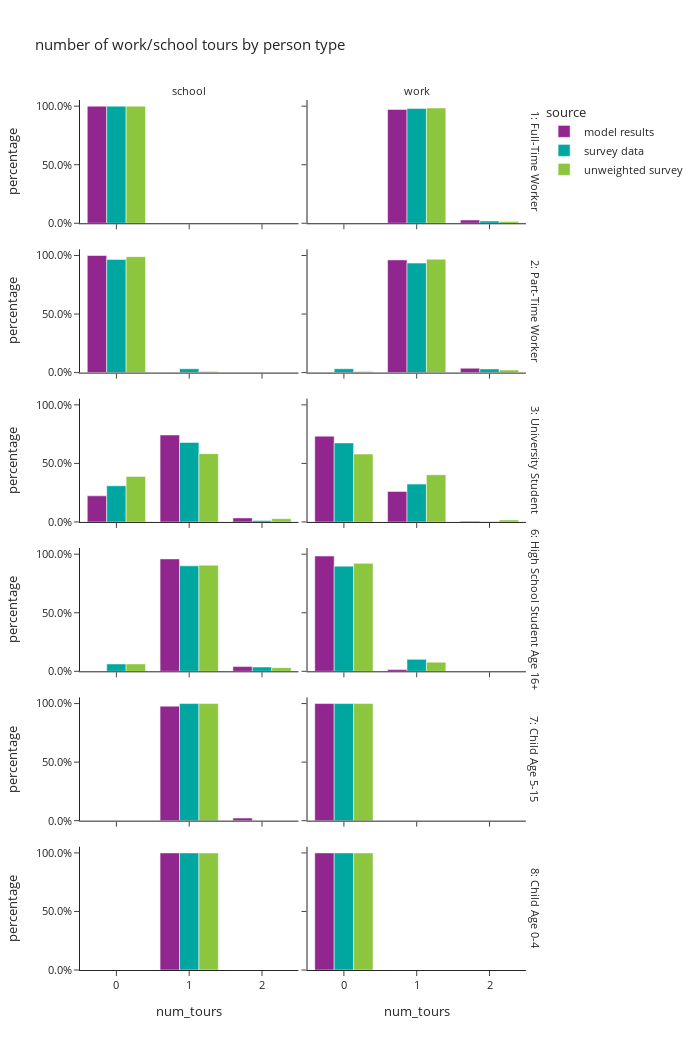

The code cell stored with this chart in its notebook:
### Code cell
# number of mandatory tours
df_plot = m_tour_data[['person_id','source','ptype_label','tour_type','tour_id','hh_weight_2017_2019']].groupby(['person_id','source','ptype_label','tour_type','hh_weight_2017_2019']).count().reset_index()

pivoted = df_plot.pivot(index=['person_id','source','ptype_label','hh_weight_2017_2019'], columns="tour_type", values="tour_id").fillna(0).reset_index()
df_plot = pivoted.melt(id_vars=['person_id','source','ptype_label','hh_weight_2017_2019'], var_name="tour_type")

df_plot['num_tours'] = df_plot['value']
df_plot['ws_weight'] = df_plot['hh_weight_2017_2019']
df_plot = df_plot.groupby(['source','ptype_label','tour_type','num_tours'])['ws_weight'].sum().reset_index()
df_plot = df_plot.merge(df_ptype_count, how='left', on=['source','ptype_label'])
df_plot['percentage'] = df_plot['ws_weight']/df_plot['hh_weight_2017_2019']

fig = px.bar(df_plot, x="num_tours", y="percentage", color="source",barmode="group",
             facet_row="ptype_label",facet_col="tour_type",
             title="number of work/school tours by person type")
fig.for_each_annotation(lambda a: a.update(text=a.text.split("=")[-1]))
fig.update_layout(height=1050, width=700)
fig.update_yaxes(tickformat=".1%")
fig.show()

### Figure 1 — Plotly figure (JSON) as saved in the notebook; plotly's stock layout.template omitted (floating-point values rounded to 4 significant figures)
{"data": [{"alignmentgroup": "True", "hovertemplate": "source=model results<br>ptype_label=1: Full-Time Worker<br>tour_type=school<br>num_tours=%{x}<br>percentage=%{y}<extra></extra>", "legendgroup": "model results", "marker": {"color": "#91268F", "pattern": {"shape": ""}}, "name": "model results", "offsetgroup": "model results", "orientation": "v", "showlegend": true, "textposition": "auto", "type": "bar", "x": [0.0], "xaxis": "x11", "y": [1.0], "yaxis": "y11"}, {"alignmentgroup": "True", "hovertemplate": "source=model results<br>ptype_label=1: Full-Time Worker<br>tour_type=work<br>num_tours=%{x}<br>percentage=%{y}<extra></extra>", "legendgroup": "model results", "marker": {"color": "#91268F", "pattern": {"shape": ""}}, "name": "model results", "offsetgroup": "model results", "orientation": "v", "showlegend": false, "textposition": "auto", "type": "bar", "x": [1.0, 2.0], "xaxis": "x12", "y": [0.9721, 0.02788], "yaxis": "y12"}, {"alignmentgroup": "True", "hovertemplate": "source=model results<br>ptype_label=2: Part-Time Worker<br>tour_type=school<br>num_tours=%{x}<br>percentage=%{y}<extra></extra>", "legendgroup": "model results", "marker": {"color": "#91268F", "pattern": {"shape": ""}}, "name": "model results", "offsetgroup": "model results", "orientation": "v", "showlegend": false, "textposition": "auto", "type": "bar", "x": [0.0], "xaxis": "x9", "y": [1.0], "yaxis": "y9"}, {"alignmentgroup": "True", "hovertemplate": "source=model results<br>ptype_label=2: Part-Time Worker<br>tour_type=work<br>num_tours=%{x}<br>percentage=%{y}<extra></extra>", "legendgroup": "model results", "marker": {"color": "#91268F", "pattern": {"shape": ""}}, "name": "model results", "offsetgroup": "model results", "orientation": "v", "showlegend": false, "textposition": "auto", "type": "bar", "x": [1.0, 2.0], "xaxis": "x10", "y": [0.9626, 0.03741], "yaxis": "y10"}, {"alignmentgroup": "True", "hovertemplate": "source=model results<br>ptype_label=3: University Student<br>tour_type=school<br>num_tours=%{x}<br>percentage=%{y}<extra></extra>", "legendgroup": "model results", "marker": {"color": "#91268F", "pattern": {"shape": ""}}, "name": "model results", "offsetgroup": "model results", "orientation": "v", "showlegend": false, "textposition": "auto", "type": "bar", "x": [0.0, 1.0, 2.0], "xaxis": "x7", "y": [0.2229, 0.7426, 0.03453], "yaxis": "y7"}, {"alignmentgroup": "True", "hovertemplate": "source=model results<br>ptype_label=3: University Student<br>tour_type=work<br>num_tours=%{x}<br>percentage=%{y}<extra></extra>", "legendgroup": "model results", "marker": {"color": "#91268F", "pattern": {"shape": ""}}, "name": "model results", "offsetgroup": "model results", "orientation": "v", "showlegend": false, "textposition": "auto", "type": "bar", "x": [0.0, 1.0, 2.0], "xaxis": "x8", "y": [0.7326, 0.261, 0.006395], "yaxis": "y8"}, {"alignmentgroup": "True", "hovertemplate": "source=model results<br>ptype_label=6: High School Student Age 16+<br>tour_type=school<br>num_tours=%{x}<br>percentage=%{y}<extra></extra>", "legendgroup": "model results", "marker": {"color": "#91268F", "pattern": {"shape": ""}}, "name": "model results", "offsetgroup": "model results", "orientation": "v", "showlegend": false, "textposition": "auto", "type": "bar", "x": [1.0, 2.0], "xaxis": "x5", "y": [0.96, 0.04005], "yaxis": "y5"}, {"alignmentgroup": "True", "hovertemplate": "source=model results<br>ptype_label=6: High School Student Age 16+<br>tour_type=work<br>num_tours=%{x}<br>percentage=%{y}<extra></extra>", "legendgroup": "model results", "marker": {"color": "#91268F", "pattern": {"shape": ""}}, "name": "model results", "offsetgroup": "model results", "orientation": "v", "showlegend": false, "textposition": "auto", "type": "bar", "x": [0.0, 1.0], "xaxis": "x6", "y": [0.9842, 0.01579], "yaxis": "y6"}, {"alignmentgroup": "True", "hovertemplate": "source=model results<br>ptype_label=7: Child Age 5-15<br>tour_type=school<br>num_tours=%{x}<br>percentage=%{y}<extra></extra>", "legendgroup": "model results", "marker": {"color": "#91268F", "pattern": {"shape": ""}}, "name": "model results", "offsetgroup": "model results", "orientation": "v", "showlegend": false, "textposition": "auto", "type": "bar", "x": [1.0, 2.0], "xaxis": "x3", "y": [0.9779, 0.02209], "yaxis": "y3"}, {"alignmentgroup": "True", "hovertemplate": "source=model results<br>ptype_label=7: Child Age 5-15<br>tour_type=work<br>num_tours=%{x}<br>percentage=%{y}<extra></extra>", "legendgroup": "model results", "marker": {"color": "#91268F", "pattern": {"shape": ""}}, "name": "model results", "offsetgroup": "model results", "orientation": "v", "showlegend": false, "textposition": "auto", "type": "bar", "x": [0.0], "xaxis": "x4", "y": [1.0], "yaxis": "y4"}, {"alignmentgroup": "True", "hovertemplate": "source=model results<br>ptype_label=8: Child Age 0-4<br>tour_type=school<br>num_tours=%{x}<br>percentage=%{y}<extra></extra>", "legendgroup": "model results", "marker": {"color": "#91268F", "pattern": {"shape": ""}}, "name": "model results", "offsetgroup": "model results", "orientation": "v", "showlegend": false, "textposition": "auto", "type": "bar", "x": [1.0], "xaxis": "x", "y": [1.0], "yaxis": "y"}, {"alignmentgroup": "True", "hovertemplate": "source=model results<br>ptype_label=8: Child Age 0-4<br>tour_type=work<br>num_tours=%{x}<br>percentage=%{y}<extra></extra>", "legendgroup": "model results", "marker": {"color": "#91268F", "pattern": {"shape": ""}}, "name": "model results", "offsetgroup": "model results", "orientation": "v", "showlegend": false, "textposition": "auto", "type": "bar", "x": [0.0], "xaxis": "x2", "y": [1.0], "yaxis": "y2"}, {"alignmentgroup": "True", "hovertemplate": "source=survey data<br>ptype_label=1: Full-Time Worker<br>tour_type=school<br>num_tours=%{x}<br>percentage=%{y}<extra></extra>", "legendgroup": "survey data", "marker": {"color": "#00A7A0", "pattern": {"shape": ""}}, "name": "survey data", "offsetgroup": "survey data", "orientation": "v", "showlegend": true, "textposition": "auto", "type": "bar", "x": [0.0, 1.0], "xaxis": "x11", "y": [1.0, 2.659e-05], "yaxis": "y11"}, {"alignmentgroup": "True", "hovertemplate": "source=survey data<br>ptype_label=1: Full-Time Worker<br>tour_type=work<br>num_tours=%{x}<br>percentage=%{y}<extra></extra>", "legendgroup": "survey data", "marker": {"color": "#00A7A0", "pattern": {"shape": ""}}, "name": "survey data", "offsetgroup": "survey data", "orientation": "v", "showlegend": false, "textposition": "auto", "type": "bar", "x": [1.0, 2.0], "xaxis": "x12", "y": [0.9804, 0.01957], "yaxis": "y12"}, {"alignmentgroup": "True", "hovertemplate": "source=survey data<br>ptype_label=2: Part-Time Worker<br>tour_type=school<br>num_tours=%{x}<br>percentage=%{y}<extra></extra>", "legendgroup": "survey data", "marker": {"color": "#00A7A0", "pattern": {"shape": ""}}, "name": "survey data", "offsetgroup": "survey data", "orientation": "v", "showlegend": false, "textposition": "auto", "type": "bar", "x": [0.0, 1.0], "xaxis": "x9", "y": [0.9669, 0.03307], "yaxis": "y9"}, {"alignmentgroup": "True", "hovertemplate": "source=survey data<br>ptype_label=2: Part-Time Worker<br>tour_type=work<br>num_tours=%{x}<br>percentage=%{y}<extra></extra>", "legendgroup": "survey data", "marker": {"color": "#00A7A0", "pattern": {"shape": ""}}, "name": "survey data", "offsetgroup": "survey data", "orientation": "v", "showlegend": false, "textposition": "auto", "type": "bar", "x": [0.0, 1.0, 2.0], "xaxis": "x10", "y": [0.03307, 0.9353, 0.03158], "yaxis": "y10"}, {"alignmentgroup": "True", "hovertemplate": "source=survey data<br>ptype_label=3: University Student<br>tour_type=school<br>num_tours=%{x}<br>percentage=%{y}<extra></extra>", "legendgroup": "survey data", "marker": {"color": "#00A7A0", "pattern": {"shape": ""}}, "name": "survey data", "offsetgroup": "survey data", "orientation": "v", "showlegend": false, "textposition": "auto", "type": "bar", "x": [0.0, 1.0, 2.0], "xaxis": "x7", "y": [0.3092, 0.6789, 0.01195], "yaxis": "y7"}, {"alignmentgroup": "True", "hovertemplate": "source=survey data<br>ptype_label=3: University Student<br>tour_type=work<br>num_tours=%{x}<br>percentage=%{y}<extra></extra>", "legendgroup": "survey data", "marker": {"color": "#00A7A0", "pattern": {"shape": ""}}, "name": "survey data", "offsetgroup": "survey data", "orientation": "v", "showlegend": false, "textposition": "auto", "type": "bar", "x": [0.0, 1.0, 2.0], "xaxis": "x8", "y": [0.6753, 0.3232, 0.001513], "yaxis": "y8"}, {"alignmentgroup": "True", "hovertemplate": "source=survey data<br>ptype_label=6: High School Student Age 16+<br>tour_type=school<br>num_tours=%{x}<br>percentage=%{y}<extra></extra>", "legendgroup": "survey data", "marker": {"color": "#00A7A0", "pattern": {"shape": ""}}, "name": "survey data", "offsetgroup": "survey data", "orientation": "v", "showlegend": false, "textposition": "auto", "type": "bar", "x": [0.0, 1.0, 2.0], "xaxis": "x5", "y": [0.06264, 0.9006, 0.03675], "yaxis": "y5"}, {"alignmentgroup": "True", "hovertemplate": "source=survey data<br>ptype_label=6: High School Student Age 16+<br>tour_type=work<br>num_tours=%{x}<br>percentage=%{y}<extra></extra>", "legendgroup": "survey data", "marker": {"color": "#00A7A0", "pattern": {"shape": ""}}, "name": "survey data", "offsetgroup": "survey data", "orientation": "v", "showlegend": false, "textposition": "auto", "type": "bar", "x": [0.0, 1.0], "xaxis": "x6", "y": [0.898, 0.102], "yaxis": "y6"}, {"alignmentgroup": "True", "hovertemplate": "source=survey data<br>ptype_label=7: Child Age 5-15<br>tour_type=school<br>num_tours=%{x}<br>percentage=%{y}<extra></extra>", "legendgroup": "survey data", "marker": {"color": "#00A7A0", "pattern": {"shape": ""}}, "name": "survey data", "offsetgroup": "survey data", "orientation": "v", "showlegend": false, "textposition": "auto", "type": "bar", "x": [1.0], "xaxis": "x3", "y": [1.0], "yaxis": "y3"}, {"alignmentgroup": "True", "hovertemplate": "source=survey data<br>ptype_label=7: Child Age 5-15<br>tour_type=work<br>num_tours=%{x}<br>percentage=%{y}<extra></extra>", "legendgroup": "survey data", "marker": {"color": "#00A7A0", "pattern": {"shape": ""}}, "name": "survey data", "offsetgroup": "survey data", "orientation": "v", "showlegend": false, "textposition": "auto", "type": "bar", "x": [0.0], "xaxis": "x4", "y": [1.0], "yaxis": "y4"}, {"alignmentgroup": "True", "hovertemplate": "source=survey data<br>ptype_label=8: Child Age 0-4<br>tour_type=school<br>num_tours=%{x}<br>percentage=%{y}<extra></extra>", "legendgroup": "survey data", "marker": {"color": "#00A7A0", "pattern": {"shape": ""}}, "name": "survey data", "offsetgroup": "survey data", "orientation": "v", "showlegend": false, "textposition": "auto", "type": "bar", "x": [1.0], "xaxis": "x", "y": [1.0], "yaxis": "y"}, {"alignmentgroup": "True", "hovertemplate": "source=survey data<br>ptype_label=8: Child Age 0-4<br>tour_type=work<br>num_tours=%{x}<br>percentage=%{y}<extra></extra>", "legendgroup": "survey data", "marker": {"color": "#00A7A0", "pattern": {"shape": ""}}, "name": "survey data", "offsetgroup": "survey data", "orientation": "v", "showlegend": false, "textposition": "auto", "type": "bar", "x": [0.0], "xaxis": "x2", "y": [1.0], "yaxis": "y2"}, {"alignmentgroup": "True", "hovertemplate": "source=unweighted survey<br>ptype_label=1: Full-Time Worker<br>tour_type=school<br>num_tours=%{x}<br>percentage=%{y}<extra></extra>", "legendgroup": "unweighted survey", "marker": {"color": "#8CC63E", "pattern": {"shape": ""}}, "name": "unweighted survey", "offsetgroup": "unweighted survey", "orientation": "v", "showlegend": true, "textposition": "auto", "type": "bar", "x": [0.0, 1.0], "xaxis": "x11", "y": [0.9997, 0.0003003], "yaxis": "y11"}, {"alignmentgroup": "True", "hovertemplate": "source=unweighted survey<br>ptype_label=1: Full-Time Worker<br>tour_type=work<br>num_tours=%{x}<br>percentage=%{y}<extra></extra>", "legendgroup": "unweighted survey", "marker": {"color": "#8CC63E", "pattern": {"shape": ""}}, "name": "unweighted survey", "offsetgroup": "unweighted survey", "orientation": "v", "showlegend": false, "textposition": "auto", "type": "bar", "x": [1.0, 2.0], "xaxis": "x12", "y": [0.9844, 0.01562], "yaxis": "y12"}, {"alignmentgroup": "True", "hovertemplate": "source=unweighted survey<br>ptype_label=2: Part-Time Worker<br>tour_type=school<br>num_tours=%{x}<br>percentage=%{y}<extra></extra>", "legendgroup": "unweighted survey", "marker": {"color": "#8CC63E", "pattern": {"shape": ""}}, "name": "unweighted survey", "offsetgroup": "unweighted survey", "orientation": "v", "showlegend": false, "textposition": "auto", "type": "bar", "x": [0.0, 1.0], "xaxis": "x9", "y": [0.9899, 0.01008], "yaxis": "y9"}, {"alignmentgroup": "True", "hovertemplate": "source=unweighted survey<br>ptype_label=2: Part-Time Worker<br>tour_type=work<br>num_tours=%{x}<br>percentage=%{y}<extra></extra>", "legendgroup": "unweighted survey", "marker": {"color": "#8CC63E", "pattern": {"shape": ""}}, "name": "unweighted survey", "offsetgroup": "unweighted survey", "orientation": "v", "showlegend": false, "textposition": "auto", "type": "bar", "x": [0.0, 1.0, 2.0], "xaxis": "x10", "y": [0.01008, 0.9677, 0.02218], "yaxis": "y10"}, {"alignmentgroup": "True", "hovertemplate": "source=unweighted survey<br>ptype_label=3: University Student<br>tour_type=school<br>num_tours=%{x}<br>percentage=%{y}<extra></extra>", "legendgroup": "unweighted survey", "marker": {"color": "#8CC63E", "pattern": {"shape": ""}}, "name": "unweighted survey", "offsetgroup": "unweighted survey", "orientation": "v", "showlegend": false, "textposition": "auto", "type": "bar", "x": [0.0, 1.0, 2.0], "xaxis": "x7", "y": [0.3889, 0.5833, 0.02778], "yaxis": "y7"}, {"alignmentgroup": "True", "hovertemplate": "source=unweighted survey<br>ptype_label=3: University Student<br>tour_type=work<br>num_tours=%{x}<br>percentage=%{y}<extra></extra>", "legendgroup": "unweighted survey", "marker": {"color": "#8CC63E", "pattern": {"shape": ""}}, "name": "unweighted survey", "offsetgroup": "unweighted survey", "orientation": "v", "showlegend": false, "textposition": "auto", "type": "bar", "x": [0.0, 1.0, 2.0], "xaxis": "x8", "y": [0.5799, 0.4028, 0.01736], "yaxis": "y8"}, {"alignmentgroup": "True", "hovertemplate": "source=unweighted survey<br>ptype_label=6: High School Student Age 16+<br>tour_type=school<br>num_tours=%{x}<br>percentage=%{y}<extra></extra>", "legendgroup": "unweighted survey", "marker": {"color": "#8CC63E", "pattern": {"shape": ""}}, "name": "unweighted survey", "offsetgroup": "unweighted survey", "orientation": "v", "showlegend": false, "textposition": "auto", "type": "bar", "x": [0.0, 1.0, 2.0], "xaxis": "x5", "y": [0.0625, 0.9062, 0.03125], "yaxis": "y5"}, {"alignmentgroup": "True", "hovertemplate": "source=unweighted survey<br>ptype_label=6: High School Student Age 16+<br>tour_type=work<br>num_tours=%{x}<br>percentage=%{y}<extra></extra>", "legendgroup": "unweighted survey", "marker": {"color": "#8CC63E", "pattern": {"shape": ""}}, "name": "unweighted survey", "offsetgroup": "unweighted survey", "orientation": "v", "showlegend": false, "textposition": "auto", "type": "bar", "x": [0.0, 1.0], "xaxis": "x6", "y": [0.9219, 0.07812], "yaxis": "y6"}, {"alignmentgroup": "True", "hovertemplate": "source=unweighted survey<br>ptype_label=7: Child Age 5-15<br>tour_type=school<br>num_tours=%{x}<br>percentage=%{y}<extra></extra>", "legendgroup": "unweighted survey", "marker": {"color": "#8CC63E", "pattern": {"shape": ""}}, "name": "unweighted survey", "offsetgroup": "unweighted survey", "orientation": "v", "showlegend": false, "textposition": "auto", "type": "bar", "x": [1.0], "xaxis": "x3", "y": [1.0], "yaxis": "y3"}, {"alignmentgroup": "True", "hovertemplate": "source=unweighted survey<br>ptype_label=7: Child Age 5-15<br>tour_type=work<br>num_tours=%{x}<br>percentage=%{y}<extra></extra>", "legendgroup": "unweighted survey", "marker": {"color": "#8CC63E", "pattern": {"shape": ""}}, "name": "unweighted survey", "offsetgroup": "unweighted survey", "orientation": "v", "showlegend": false, "textposition": "auto", "type": "bar", "x": [0.0], "xaxis": "x4", "y": [1.0], "yaxis": "y4"}, {"alignmentgroup": "True", "hovertemplate": "source=unweighted survey<br>ptype_label=8: Child Age 0-4<br>tour_type=school<br>num_tours=%{x}<br>percentage=%{y}<extra></extra>", "legendgroup": "unweighted survey", "marker": {"color": "#8CC63E", "pattern": {"shape": ""}}, "name": "unweighted survey", "offsetgroup": "unweighted survey", "orientation": "v", "showlegend": false, "textposition": "auto", "type": "bar", "x": [1.0], "xaxis": "x", "y": [1.0], "yaxis": "y"}, {"alignmentgroup": "True", "hovertemplate": "source=unweighted survey<br>ptype_label=8: Child Age 0-4<br>tour_type=work<br>num_tours=%{x}<br>percentage=%{y}<extra></extra>", "legendgroup": "unweighted survey", "marker": {"color": "#8CC63E", "pattern": {"shape": ""}}, "name": "unweighted survey", "offsetgroup": "unweighted survey", "orientation": "v", "showlegend": false, "textposition": "auto", "type": "bar", "x": [0.0], "xaxis": "x2", "y": [1.0], "yaxis": "y2"}], "layout": {"annotations": [{"font": {}, "showarrow": false, "text": "school", "x": 0.24, "xanchor": "center", "xref": "paper", "y": 1.0, "yanchor": "bottom", "yref": "paper"}, {"font": {}, "showarrow": false, "text": "work", "x": 0.74, "xanchor": "center", "xref": "paper", "y": 1.0, "yanchor": "bottom", "yref": "paper"}, {"font": {}, "showarrow": false, "text": "8: Child Age 0-4", "textangle": 90, "x": 0.98, "xanchor": "left", "xref": "paper", "y": 0.07083, "yanchor": "middle", "yref": "paper"}, {"font": {}, "showarrow": false, "text": "7: Child Age 5-15", "textangle": 90, "x": 0.98, "xanchor": "left", "xref": "paper", "y": 0.2425, "yanchor": "middle", "yref": "paper"}, {"font": {}, "showarrow": false, "text": "6: High School Student Age 16+", "textangle": 90, "x": 0.98, "xanchor": "left", "xref": "paper", "y": 0.4142, "yanchor": "middle", "yref": "paper"}, {"font": {}, "showarrow": false, "text": "3: University Student", "textangle": 90, "x": 0.98, "xanchor": "left", "xref": "paper", "y": 0.5858, "yanchor": "middle", "yref": "paper"}, {"font": {}, "showarrow": false, "text": "2: Part-Time Worker", "textangle": 90, "x": 0.98, "xanchor": "left", "xref": "paper", "y": 0.7575, "yanchor": "middle", "yref": "paper"}, {"font": {}, "showarrow": false, "text": "1: Full-Time Worker", "textangle": 90, "x": 0.98, "xanchor": "left", "xref": "paper", "y": 0.9292, "yanchor": "middle", "yref": "paper"}], "barmode": "group", "height": 1050, "legend": {"title": {"text": "source"}, "tracegroupgap": 0}, "title": {"text": "number of work/school tours by person type"}, "width": 700, "xaxis": {"anchor": "y", "domain": [0.0, 0.48], "title": {"text": "num_tours"}}, "xaxis10": {"anchor": "y10", "domain": [0.5, 0.98], "matches": "x", "showticklabels": false}, "xaxis11": {"anchor": "y11", "domain": [0.0, 0.48], "matches": "x", "showticklabels": false}, "xaxis12": {"anchor": "y12", "domain": [0.5, 0.98], "matches": "x", "showticklabels": false}, "xaxis2": {"anchor": "y2", "domain": [0.5, 0.98], "matches": "x", "title": {"text": "num_tours"}}, "xaxis3": {"anchor": "y3", "domain": [0.0, 0.48], "matches": "x", "showticklabels": false}, "xaxis4": {"anchor": "y4", "domain": [0.5, 0.98], "matches": "x", "showticklabels": false}, "xaxis5": {"anchor": "y5", "domain": [0.0, 0.48], "matches": "x", "showticklabels": false}, "xaxis6": {"anchor": "y6", "domain": [0.5, 0.98], "matches": "x", "showticklabels": false}, "xaxis7": {"anchor": "y7", "domain": [0.0, 0.48], "matches": "x", "showticklabels": false}, "xaxis8": {"anchor": "y8", "domain": [0.5, 0.98], "matches": "x", "showticklabels": false}, "xaxis9": {"anchor": "y9", "domain": [0.0, 0.48], "matches": "x", "showticklabels": false}, "yaxis": {"anchor": "x", "domain": [0.0, 0.1417], "tickformat": ".1%", "title": {"text": "percentage"}}, "yaxis10": {"anchor": "x10", "domain": [0.6867, 0.8283], "matches": "y", "showticklabels": false, "tickformat": ".1%"}, "yaxis11": {"anchor": "x11", "domain": [0.8583, 1.0], "matches": "y", "tickformat": ".1%", "title": {"text": "percentage"}}, "yaxis12": {"anchor": "x12", "domain": [0.8583, 1.0], "matches": "y", "showticklabels": false, "tickformat": ".1%"}, "yaxis2": {"anchor": "x2", "domain": [0.0, 0.1417], "matches": "y", "showticklabels": false, "tickformat": ".1%"}, "yaxis3": {"anchor": "x3", "domain": [0.1717, 0.3133], "matches": "y", "tickformat": ".1%", "title": {"text": "percentage"}}, "yaxis4": {"anchor": "x4", "domain": [0.1717, 0.3133], "matches": "y", "showticklabels": false, "tickformat": ".1%"}, "yaxis5": {"anchor": "x5", "domain": [0.3433, 0.485], "matches": "y", "tickformat": ".1%", "title": {"text": "percentage"}}, "yaxis6": {"anchor": "x6", "domain": [0.3433, 0.485], "matches": "y", "showticklabels": false, "tickformat": ".1%"}, "yaxis7": {"anchor": "x7", "domain": [0.515, 0.6567], "matches": "y", "tickformat": ".1%", "title": {"text": "percentage"}}, "yaxis8": {"anchor": "x8", "domain": [0.515, 0.6567], "matches": "y", "showticklabels": false, "tickformat": ".1%"}, "yaxis9": {"anchor": "x9", "domain": [0.6867, 0.8283], "matches": "y", "tickformat": ".1%", "title": {"text": "percentage"}}}}
